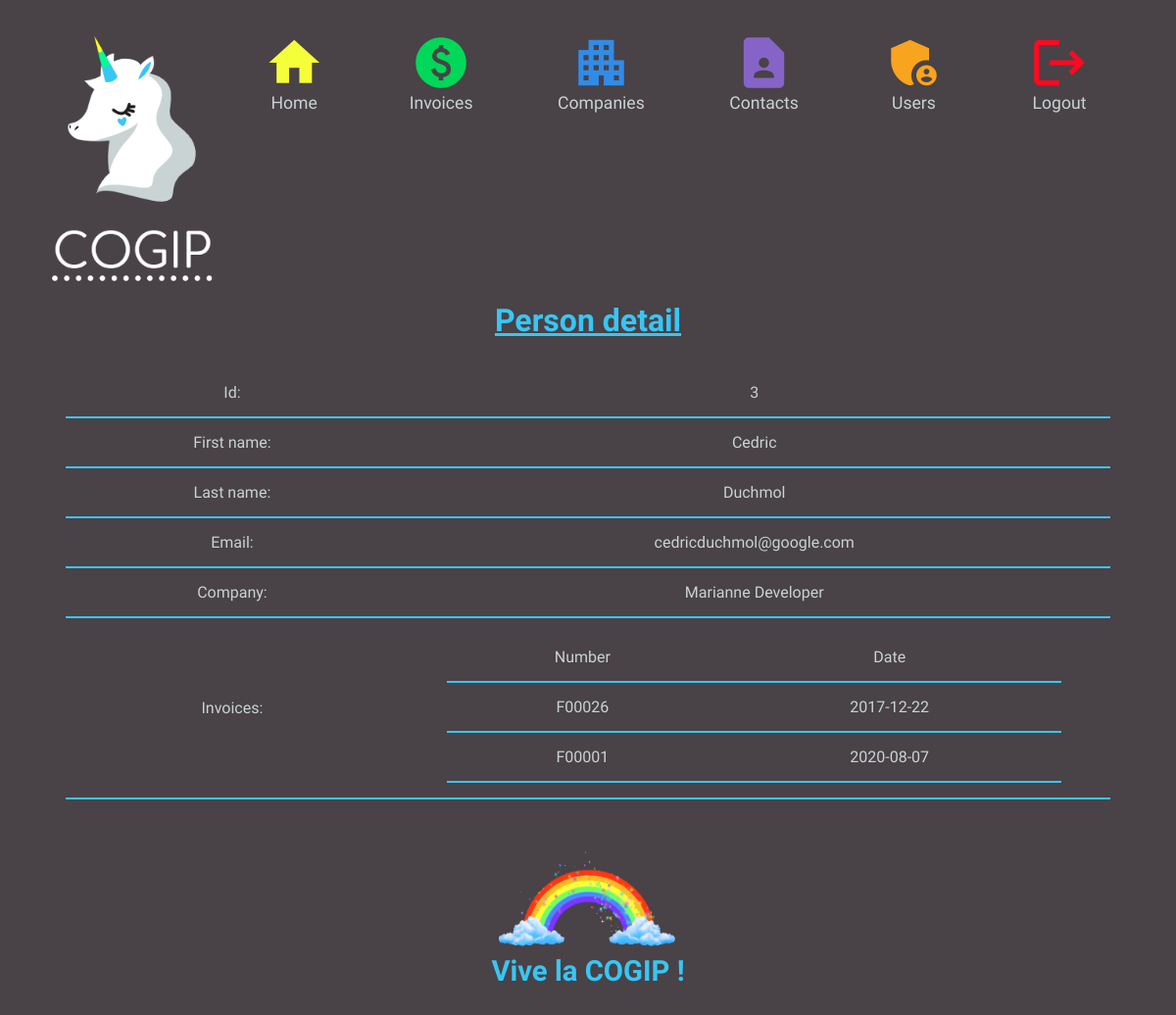
The app's page /peopleDetail/3 with its own data.
### tables this page shows
CREATE TABLE IF NOT EXISTS `person` (
                                         `id` int(11) UNSIGNED NOT NULL,
                                         `firstname` varchar(45) NOT NULL,
                                         `lastname` varchar(45) NOT NULL,
                                         `email` varchar(45) NOT NULL,
                                         `company_id` int(11) NOT NULL
);

CREATE TABLE IF NOT EXISTS `company` (
                                           `id` int(11) UNSIGNED NOT NULL,
                                           `name` varchar(45) NOT NULL,
                                           `country` varchar(45) NOT NULL,
                                           `vat` varchar(45) NOT NULL,
                                           `type_id` int(11) NOT NULL
);

CREATE TABLE IF NOT EXISTS `invoice` (
                                          `id` int(11) UNSIGNED NOT NULL,
                                          `number` varchar(11) NOT NULL,
                                          `date` date NOT NULL,
                                          `company_id` int(11) NOT NULL,
                                          `person_id` int(11) NOT NULL
);

### controllers/controller.php (called while the page is built, shortened)
<?php
	class Controller
	{
		public function peopleDetailPage($id)
		{
			$peopleDetailModel = new PeopleDetailModel();
			$peopleDetailView = $peopleDetailModel->getPeopleDetail($id);
			$peopleInvoicesView = $peopleDetailModel->getPeopleInvoices($id);
			include_once "views/peopleDetailView.php";
		}
	}

### src/Router/Route.php (called while the page is built, shortened)
<?php
	class Route
	{
		private $path;
		private $callable;
		private $matches = [];
		public function __construct($path, $callable) {
			$this->path = trim($path, '/');
			$this->callable = $callable;
		}
		public function match($url){
			$url = trim($url, '/');
			$path = preg_replace_callback('#:([\w]+)#', [$this, 'paramMatch'], $this->path);
			$regex = "#^$path$#i";
			if(!preg_match($regex, $url, $matches)) {
				return false;
			}
			array_shift($matches);
			$this->matches = $matches;
			return true;
		}
		public function call() {
			if(is_string($this->callable)) {
				$params = explode('#', $this->callable);
				$controller = new $controller();
				return call_user_func_array([$controller, $params[1]], $this->matches);
			} else {
				return call_user_func_array($this->callable, $this->matches);
			}
		}
	}

### src/Router/Router.php (called while the page is built, shortened)
<?php
	require_once 'Route.php';
	class Router
	{
		private $url;
		private $routes = [];
		public function __construct($url) {
			$this->url = $url;
		}
		private function add($path, $callable, $name, $method) {
			$route = new Route($path, $callable);
			$this->routes[$method][] = $route;
			return $route;
		}
		public function run() {
			foreach ($this->routes[$_SERVER['REQUEST_METHOD']] as $route) {
				if($route->match($this->url)) {
					return $route->call();
				}
			}
			throw new RouterException('No matching routes');
		}
	}

### index.php (called while the page is built)
<?php
	require_once 'src/Router/Router.php';
	require_once "controllers/controller.php";
	$router = new Router($_GET['url']);
	$router->get('/', "Controller#dashboard");
	$router->get('/dashboard', "Controller#dashboard");
	$router->get('/logout', "Controller#logout");
	$router->get('/create-person', "Controller#addNewPerson");
	$router->post('/create-person', "Controller#addNewPerson");
	$router->get('/create-invoice', "Controller#addNewInvoice");
	$router->post('/create-invoice', "Controller#addNewInvoice");
	$router->get('/create-company', "Controller#addNewCompany");
	$router->post('/create-company', "Controller#addNewCompany");
	$router->get('/edit_company/:id', "Controller#editCompany")->with('id', '[0-9]+');
	$router->post('/edit_company/:id', "Controller#editCompany")->with('id', '[0-9]+');
	$router->get('/delete_company/:id', "Controller#deleteCompany")->with('id', '[0-9]+');
	$router->post('/delete_company/:id', "Controller#deleteCompany")->with('id', '[0-9]+');
	$router->get('/edit_contact/:id', "Controller#editContact")->with('id', '[0-9]+');
	$router->post('/edit_contact/:id', "Controller#editContact")->with('id', '[0-9]+');
	$router->get('/delete_contact/:id', "Controller#deleteContact")->with('id', '[0-9]+');
	$router->post('/delete_contact/:id', "Controller#deleteContact")->with('id', '[0-9]+');
	$router->get('/companies', "Controller#companyPage");
	$router->get('/companyDetail/:id', "Controller#companyDetailPage")->with('id', '[0-9]+');
	$router->get('/clients', "Controller#clientsPage");
	$router->get('/clientsDetail/:id', "Controller#clientsDetailPage")->with('id', '[0-9]+');
	$router->get('/providers', "Controller#providersPage");
	$router->get('/providersDetail/:id', "Controller#providersDetailPage")->with('id', '[0-9]+');
	$router->get('/people', "Controller#peoplePage");
	$router->get('/peopleDetail/:id', "Controller#peopleDetailPage")->with('id', '[0-9]+');
    $router->get('/login', function() { $controller = new Controller(); $controller->login(); });
    $router->post('/login', function() { include_once "models/Auth/login.php"; });
    $router->get('/users', function() { $controller = new Controller(); $controller->users(); });
    $router->get('/newUser', function() { $controller = new Controller(); $controller->newUser(); });
    $router->post('/newUser', function() { $controller = new Controller(); $controller->newUser(); });
    $router->get('/confirmDelete', function() { $controller = new Controller(); $controller->confirmDeleteUser(); });
    $router->get('/deleteUser', function() { $controller = new Controller(); $controller->deleteUser(); });
    $router->get('/updateUser', function() { $controller = new Controller(); $controller->updateUser(); });
    $router->post('/updateUser', function() { $controller = new Controller(); $controller->updateUser(); });
    $router->get('/invoice', function() { $controller = new Controller(); $controller->invoicesList(); });
    $router->get('/editInvoice', function() { $controller = new Controller(); $controller->editInvoice(); });
    $router->post('/editInvoice', function() { $controller = new Controller(); $controller->editInvoice(); });
    $router->get('/confirmDeleteInvoice', function() { $controller = new Controller(); $controller->confirmDeleteInvoice(); });
    $router->get('/deleteInvoice', function() { $controller = new Controller(); $controller->deleteInvoice(); });
	try {
		$router->run();
	} catch (RouterException $e) {
	    echo $e->getMessage();
	}

### src/Config/Database.php (called while the page is built)
<?php
	class Database
	{
		private $host = 'localhost';
		private $dbname = 'accounting_cogip';
		private $login = 'root';
		private $password = 'root';
		function connect() {
			try {
				$dsn = "mysql:host={$this->host};dbname={$this->dbname};charset=utf8";
				$login = $this->login;
				$password = $this->password;
				$db = new PDO($dsn, $login, $password);
				$db->setAttribute(PDO::ATTR_ERRMODE, PDO::ERRMODE_EXCEPTION);
			}
			catch(Exception $e) {
				die("Error : " . $e->getMessage());
			}
			finally {
				return ($db);
			}
		}
	}

### models/PeopleDetailModel.php (called while the page is built, shortened)
<?php
include_once "src/Config/Database.php";
	class PeopleDetailModel
	{
		protected $pdo;
        protected $peopleDetailView;
		public function __construct() {
			$this->db = new Database();
			$this->pdo = $this->db->connect();
		}
        private function selectPeopleDetail($id){
            $sql = "SELECT person.id, person.firstname, person.lastname, person.email, company.name FROM person INNER JOIN company ON person.company_id = company.id WHERE person.id = ?";
            $stmt = $this->pdo->prepare($sql);
			$stmt->execute([$id]);
			$peopleDetailView = $stmt->fetch();
            $this->peopleDetailView = $peopleDetailView;
        }
		public function getPeopleDetail($id){
            $this->selectPeopleDetail($id);
            return $this->peopleDetailView;
		}
		private function selectPeopleInvoices($id){
            $sql2 = "SELECT * FROM invoice WHERE person_id = ? ORDER BY date ASC";
            $stmt2 = $this->pdo->prepare($sql2);
			$stmt2->execute([$id]);
			$peopleInvoicesView = $stmt2->fetchAll();
            $this->peopleInvoicesView = $peopleInvoicesView;
        }
		public function getPeopleInvoices($id){
            $this->selectPeopleInvoices($id);
            return $this->peopleInvoicesView;
		}
	}

### views/peopleDetailView.php (the view)
<?php require 'views/parts/header.php'; ?>
<h1> Person detail</h1>
<table>
<?php
include_once "models/PeopleDetailModel.php";
require_once "controllers/controller.php";
echo "<tr><td>Id: </td><td>" .$peopleDetailView['id'] ."</td></tr>"
    ."<tr><td>First name: </td><td>" .$peopleDetailView['firstname'] ."</td></tr>"
    ."<tr><td>Last name: </td><td>" .$peopleDetailView['lastname'] ."</td></tr>"
    ."<tr><td>Email: </td><td>" .$peopleDetailView['email'] ."</td></tr>"
    ."<tr><td>Company: </td><td>" .$peopleDetailView['name'] ."</td></tr>"
    ."<tr><td>Invoices: </td><td>"
    ."<table><tr><td>Number </td><td>Date </td></tr>";
foreach($peopleInvoicesView as $peopleInvoice) {
    echo "<tr><td>" .$peopleInvoice["number"] ."</td>"
        ."<td>" .$peopleInvoice["date"] ."</td></tr>";
}
echo "</table></td></tr>";
?>
</table>
<?php require 'views/parts/footer.php'; ?>

### assets/css/style.css (style rules this page uses)
h1,h2 { color: #38c6f4 ; font-family: 'Dosis', sans-serif; text-decoration-line: underline; text-align: center; text-decoration: underline; margin-bottom: 30px; margin-top: 20px; }
html, body { padding-bottom: 1rem; font-family: 'Dosis', sans-serif !important; background-color: #494247 !important; }
table { border-collapse: collapse; border-spacing: 0; text-align: center; margin: auto; width: 90%; }
table, td, th { color:#c9d3d3 ; }
td,th { padding: 15px; border-bottom: 2px solid #38c6f4; text-align: center; color: #c9d3d3 ; }

### records on screen
person: id "3", firstname "Cedric", lastname "Duchmol", email "cedricduchmol@google.com", company.name "Marianne Developer"
invoice: number "F00026", date "2017-12-22"
invoice: number "F00001", date "2020-08-07"
